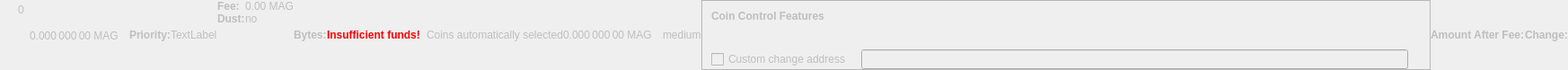
    <widget class="QWidget" name="dummyHideWidget" native="true">
     <property name="enabled">
      <bool>false</bool>
     </property>
     <property name="maximumSize">
      <size>
       <width>100</width>
       <height>22</height>
      </size>
     </property>
     <layout class="QHBoxLayout" name="dummyHideLayout">
      <property name="spacing">
       <number>0</number>
      </property>
      <property name="leftMargin">
       <number>0</number>
      </property>
      <property name="topMargin">
       <number>0</number>
      </property>
      <property name="rightMargin">
       <number>0</number>
      </property>
      <property name="bottomMargin">
       <number>0</number>
      </property>
      <item>
       <layout class="QFormLayout" name="formLayoutCoinControl1">
        <property name="horizontalSpacing">
         <number>10</number>
        </property>
        <property name="verticalSpacing">
         <number>14</number>
        </property>
        <property name="leftMargin">
         <number>10</number>
        </property>
        <property name="topMargin">
         <number>4</number>
        </property>
        <property name="rightMargin">
         <number>6</number>
        </property>
        <item row="0" column="1">
         <widget class="QLabel" name="labelCoinControlBytes">
          <property name="cursor">
           <cursorShape>IBeamCursor</cursorShape>
          </property>
          <property name="contextMenuPolicy">
           <enum>Qt::ActionsContextMenu</enum>
          </property>
          <property name="text">
           <string notr="true">0</string>
          </property>
          <property name="textInteractionFlags">
           <set>Qt::LinksAccessibleByMouse|Qt::TextSelectableByKeyboard|Qt::TextSelectableByMouse</set>
          </property>
         </widget>
        </item>
       </layout>
      </item>
      <item>
       <widget class="QLabel" name="labelCoinControlAfterFee">
        <property name="enabled">
         <bool>false</bool>
        </property>
        <property name="sizePolicy">
         <sizepolicy hsizetype="Fixed" vsizetype="Fixed">
          <horstretch>0</horstretch>
          <verstretch>0</verstretch>
         </sizepolicy>
        </property>
        <property name="minimumSize">
         <size>
          <width>111</width>
          <height>12</height>
         </size>
        </property>
        <property name="maximumSize">
         <size>
          <width>111</width>
          <height>12</height>
         </size>
        </property>
        <property name="cursor">
         <cursorShape>IBeamCursor</cursorShape>
        </property>
        <property name="contextMenuPolicy">
         <enum>Qt::ActionsContextMenu</enum>
        </property>
        <property name="text">
         <string notr="true">0.000 000 00 MAG</string>
        </property>
        <property name="textInteractionFlags">
         <set>Qt::LinksAccessibleByMouse|Qt::TextSelectableByKeyboard|Qt::TextSelectableByMouse</set>
        </property>
       </widget>
      </item>
      <item>
       <widget class="QLabel" name="labelCoinControlPriorityText">
        <property name="enabled">
         <bool>false</bool>
        </property>
        <property name="font">
         <font>
          <weight>75</weight>
          <bold>true</bold>
         </font>
        </property>
        <property name="text">
         <string>Priority:</string>
        </property>
       </widget>
      </item>
      <item>
       <layout class="QHBoxLayout" name="horizontalLayout">
        <item>
         <widget class="QLabel" name="WarningLabel">
          <property name="text">
           <string>TextLabel</string>
          </property>
         </widget>
        </item>
       </layout>
      </item>
      <item>
       <layout class="QFormLayout" name="formLayoutCoinControl3">
        <property name="horizontalSpacing">
         <number>0</number>
        </property>
        <property name="verticalSpacing">
         <number>0</number>
        </property>
        <property name="leftMargin">
         <number>0</number>
        </property>
        <property name="topMargin">
         <number>0</number>
        </property>
        <property name="rightMargin">
         <number>0</number>
        </property>
        <item row="0" column="0">
         <widget class="QLabel" name="labelCoinControlFeeText">
          <property name="enabled">
           <bool>false</bool>
          </property>
          <property name="font">
           <font>
            <weight>75</weight>
            <bold>true</bold>
           </font>
          </property>
          <property name="text">
           <string>Fee:</string>
          </property>
          <property name="margin">
           <number>0</number>
          </property>
         </widget>
        </item>
        <item row="0" column="1">
         <widget class="QLabel" name="labelCoinControlFee">
          <property name="enabled">
           <bool>false</bool>
          </property>
          <property name="cursor">
           <cursorShape>IBeamCursor</cursorShape>
          </property>
          <property name="contextMenuPolicy">
           <enum>Qt::ActionsContextMenu</enum>
          </property>
          <property name="text">
           <string notr="true">0.00 MAG</string>
          </property>
          <property name="textInteractionFlags">
           <set>Qt::LinksAccessibleByMouse|Qt::TextSelectableByKeyboard|Qt::TextSelectableByMouse</set>
          </property>
         </widget>
        </item>
        <item row="1" column="0">
         <widget class="QLabel" name="labelCoinControlLowOutputText">
          <property name="enabled">
           <bool>false</bool>
          </property>
          <property name="font">
           <font>
            <weight>75</weight>
            <bold>true</bold>
           </font>
          </property>
          <property name="text">
           <string>Dust:</string>
          </property>
         </widget>
        </item>
        <item row="1" column="1">
         <widget class="QLabel" name="labelCoinControlLowOutput">
          <property name="enabled">
           <bool>false</bool>
          </property>
          <property name="cursor">
           <cursorShape>IBeamCursor</cursorShape>
          </property>
          <property name="contextMenuPolicy">
           <enum>Qt::ActionsContextMenu</enum>
          </property>
          <property name="text">
           <string>no</string>
          </property>
          <property name="textInteractionFlags">
           <set>Qt::LinksAccessibleByMouse|Qt::TextSelectableByKeyboard|Qt::TextSelectableByMouse</set>
          </property>
         </widget>
        </item>
       </layout>
      </item>
      <item>
       <widget class="QLabel" name="labelCoinControlBytesText">
        <property name="enabled">
         <bool>false</bool>
        </property>
        <property name="font">
         <font>
          <weight>75</weight>
          <bold>true</bold>
         </font>
        </property>
        <property name="text">
         <string>Bytes:</string>
        </property>
       </widget>
      </item>
      <item>
       <layout class="QFormLayout" name="formLayoutCoinControl2">
        <property name="horizontalSpacing">
         <number>0</number>
        </property>
        <property name="verticalSpacing">
         <number>0</number>
        </property>
        <property name="leftMargin">
         <number>0</number>
        </property>
        <property name="topMargin">
         <number>0</number>
        </property>
        <property name="rightMargin">
         <number>0</number>
        </property>
       </layout>
      </item>
      <item>
       <layout class="QHBoxLayout" name="horizontalLayoutCoinControl2">
        <property name="spacing">
         <number>0</number>
        </property>
        <property name="bottomMargin">
         <number>0</number>
        </property>
       </layout>
      </item>
      <item>
       <widget class="QLabel" name="labelCoinControlInsuffFunds">
        <property name="enabled">
         <bool>false</bool>
        </property>
        <property name="minimumSize">
         <size>
          <width>0</width>
          <height>0</height>
         </size>
        </property>
        <property name="font">
         <font>
          <weight>75</weight>
          <bold>true</bold>
         </font>
        </property>
        <property name="styleSheet">
         <string notr="true">color:red;font-weight:bold;</string>
        </property>
        <property name="text">
         <string>Insufficient funds!</string>
        </property>
        <property name="margin">
         <number>5</number>
        </property>
       </widget>
      </item>
      <item>
       <layout class="QFormLayout" name="formLayoutCoinControl4">
        <property name="horizontalSpacing">
         <number>0</number>
        </property>
        <property name="verticalSpacing">
         <number>0</number>
        </property>
        <property name="leftMargin">
         <number>0</number>
        </property>
        <property name="topMargin">
         <number>0</number>
        </property>
        <property name="rightMargin">
         <number>0</number>
        </property>
       </layout>
      </item>
      <item>
       <widget class="QLabel" name="labelCoinControlChangeLabel">
        <property name="enabled">
         <bool>false</bool>
        </property>
        <property name="sizePolicy">
         <sizepolicy hsizetype="Preferred" vsizetype="Expanding">
          <horstretch>0</horstretch>
          <verstretch>0</verstretch>
         </sizepolicy>
        </property>
        <property name="minimumSize">
         <size>
          <width>0</width>
          <height>0</height>
         </size>
        </property>
        <property name="text">
         <string/>
        </property>
        <property name="margin">
         <number>3</number>
        </property>
       </widget>
      </item>
      <item>
       <widget class="QLabel" name="labelCoinControlAutomaticallySelected">
        <property name="enabled">
         <bool>false</bool>
        </property>
        <property name="sizePolicy">
         <sizepolicy hsizetype="Fixed" vsizetype="Fixed">
          <horstretch>0</horstretch>
          <verstretch>0</verstretch>
         </sizepolicy>
        </property>
        <property name="minimumSize">
         <size>
          <width>0</width>
          <height>0</height>
         </size>
        </property>
        <property name="maximumSize">
         <size>
          <width>240</width>
          <height>16777215</height>
         </size>
        </property>
        <property name="text">
         <string>Coins automatically selected</string>
        </property>
        <property name="margin">
         <number>5</number>
        </property>
       </widget>
      </item>
      <item>
       <widget class="QLabel" name="labelCoinControlChange">
        <property name="enabled">
         <bool>false</bool>
        </property>
        <property name="sizePolicy">
         <sizepolicy hsizetype="Fixed" vsizetype="Fixed">
          <horstretch>0</horstretch>
          <verstretch>0</verstretch>
         </sizepolicy>
        </property>
        <property name="minimumSize">
         <size>
          <width>111</width>
          <height>0</height>
         </size>
        </property>
        <property name="maximumSize">
         <size>
          <width>111</width>
          <height>16777215</height>
         </size>
        </property>
        <property name="cursor">
         <cursorShape>IBeamCursor</cursorShape>
        </property>
        <property name="contextMenuPolicy">
         <enum>Qt::ActionsContextMenu</enum>
        </property>
        <property name="text">
         <string notr="true">0.000 000 00 MAG</string>
        </property>
        <property name="textInteractionFlags">
         <set>Qt::LinksAccessibleByMouse|Qt::TextSelectableByKeyboard|Qt::TextSelectableByMouse</set>
        </property>
       </widget>
      </item>
      <item>
       <widget class="QLabel" name="labelCoinControlPriority">
        <property name="enabled">
         <bool>false</bool>
        </property>
        <property name="cursor">
         <cursorShape>IBeamCursor</cursorShape>
        </property>
        <property name="contextMenuPolicy">
         <enum>Qt::ActionsContextMenu</enum>
        </property>
        <property name="text">
         <string>medium</string>
        </property>
        <property name="textInteractionFlags">
         <set>Qt::LinksAccessibleByMouse|Qt::TextSelectableByKeyboard|Qt::TextSelectableByMouse</set>
        </property>
       </widget>
      </item>
      <item>
       <widget class="QFrame" name="frameCoinControl">
        <property name="sizePolicy">
         <sizepolicy hsizetype="Expanding" vsizetype="Expanding">
          <horstretch>0</horstretch>
          <verstretch>0</verstretch>
         </sizepolicy>
        </property>
        <property name="maximumSize">
         <size>
          <width>16777215</width>
          <height>16777215</height>
         </size>
        </property>
        <property name="frameShape">
         <enum>QFrame::StyledPanel</enum>
        </property>
        <property name="frameShadow">
         <enum>QFrame::Sunken</enum>
        </property>
        <layout class="QVBoxLayout" name="verticalLayoutCoinControl2_2">
         <property name="spacing">
          <number>0</number>
         </property>
         <property name="leftMargin">
          <number>0</number>
         </property>
         <property name="topMargin">
          <number>0</number>
         </property>
         <property name="rightMargin">
          <number>0</number>
         </property>
         <property name="bottomMargin">
          <number>0</number>
         </property>
         <item>
          <layout class="QVBoxLayout" name="verticalLayoutCoinControl" stretch="0,0,0,1">
           <property name="spacing">
            <number>0</number>
           </property>
           <property name="leftMargin">
            <number>10</number>
           </property>
           <property name="topMargin">
            <number>10</number>
           </property>
           <item>
            <layout class="QHBoxLayout" name="horizontalLayoutCoinControl1">
             <property name="bottomMargin">
              <number>15</number>
             </property>
             <item>
              <widget class="QLabel" name="labelCoinControlFeatures">
               <property name="enabled">
                <bool>false</bool>
               </property>
               <property name="sizePolicy">
                <sizepolicy hsizetype="Preferred" vsizetype="Maximum">
                 <horstretch>0</horstretch>
                 <verstretch>0</verstretch>
                </sizepolicy>
               </property>
               <property name="font">
                <font>
                 <weight>75</weight>
                 <bold>true</bold>
                </font>
               </property>
               <property name="styleSheet">
                <string notr="true">font-weight:bold;</string>
               </property>
               <property name="text">
                <string>Coin Control Features</string>
               </property>
              </widget>
             </item>
            </layout>
           </item>
           <item>
            <widget class="QWidget" name="widgetCoinControl" native="true">
             <property name="sizePolicy">
              <sizepolicy hsizetype="Preferred" vsizetype="Preferred">
               <horstretch>0</horstretch>
               <verstretch>0</verstretch>
              </sizepolicy>
             </property>
             <property name="minimumSize">
              <size>
               <width>0</width>
               <height>0</height>
              </size>
             </property>
             <property name="styleSheet">
              <string notr="true"/>
             </property>
             <layout class="QHBoxLayout" name="horizontalLayoutCoinControl5_2">
              <property name="leftMargin">
               <number>0</number>
              </property>
              <property name="topMargin">
               <number>0</number>
              </property>
              <property name="rightMargin">
               <number>0</number>
              </property>
              <property name="bottomMargin">
               <number>0</number>
              </property>
              <item>
               <layout class="QHBoxLayout" name="horizontalLayoutCoinControl3">
                <property name="spacing">
                 <number>20</number>
                </property>
                <property name="topMargin">
                 <number>0</number>
                </property>
                <property name="bottomMargin">
                 <number>10</number>
                </property>
               </layout>
              </item>
             </layout>
            </widget>
           </item>
           <item>
            <layout class="QHBoxLayout" name="horizontalLayoutCoinControl4" stretch="0,0,0">
             <property name="spacing">
              <number>12</number>
             </property>
             <property name="sizeConstraint">
              <enum>QLayout::SetDefaultConstraint</enum>
             </property>
             <property name="topMargin">
              <number>5</number>
             </property>
             <property name="rightMargin">
              <number>5</number>
             </property>
             <item>
              <widget class="QCheckBox" name="checkBoxCoinControlChange">
               <property name="enabled">
                <bool>false</bool>
               </property>
               <property name="toolTip">
                <string>If this is activated, but the change address is empty or invalid, change will be sent to a newly generated address.</string>
               </property>
               <property name="text">
                <string>Custom change address</string>
               </property>
              </widget>
             </item>
             <item>
              <widget class="QValidatedLineEdit" name="lineEditCoinControlChange">
               <property name="enabled">
                <bool>false</bool>
               </property>
               <property name="sizePolicy">
                <sizepolicy hsizetype="Expanding" vsizetype="Fixed">
                 <horstretch>0</horstretch>
                 <verstretch>0</verstretch>
                </sizepolicy>
               </property>
              </widget>
             </item>
             <item>
              <widget class="QLabel" name="labelCoinControlChangeLabel_2">
               <property name="sizePolicy">
                <sizepolicy hsizetype="Preferred" vsizetype="Expanding">
                 <horstretch>0</horstretch>
                 <verstretch>0</verstretch>
                </sizepolicy>
               </property>
               <property name="minimumSize">
                <size>
                 <width>0</width>
                 <height>0</height>
                </size>
               </property>
               <property name="text">
                <string/>
               </property>
               <property name="margin">
                <number>3</number>
               </property>
              </widget>
             </item>
            </layout>
           </item>
           <item>
            <spacer name="verticalSpacerCoinControl">
             <property name="orientation">
              <enum>Qt::Vertical</enum>
             </property>
             <property name="sizeHint" stdset="0">
              <size>
               <width>800</width>
               <height>1</height>
              </size>
             </property>
            </spacer>
           </item>
          </layout>
         </item>
        </layout>
       </widget>
      </item>
      <item>
       <widget class="QLabel" name="labelCoinControlAfterFeeText">
        <property name="enabled">
         <bool>false</bool>
        </property>
        <property name="minimumSize">
         <size>
          <width>0</width>
          <height>0</height>
         </size>
        </property>
        <property name="maximumSize">
         <size>
          <width>16777215</width>
          <height>16777215</height>
         </size>
        </property>
        <property name="font">
         <font>
          <weight>75</weight>
          <bold>true</bold>
         </font>
        </property>
        <property name="text">
         <string>Amount After Fee:</string>
        </property>
        <property name="alignment">
         <set>Qt::AlignLeading|Qt::AlignLeft|Qt::AlignVCenter</set>
        </property>
        <property name="margin">
         <number>0</number>
        </property>
       </widget>
      </item>
      <item>
       <widget class="QLabel" name="labelCoinControlChangeText">
        <property name="enabled">
         <bool>false</bool>
        </property>
        <property name="sizePolicy">
         <sizepolicy hsizetype="Preferred" vsizetype="Preferred">
          <horstretch>0</horstretch>
          <verstretch>0</verstretch>
         </sizepolicy>
        </property>
        <property name="minimumSize">
         <size>
          <width>0</width>
          <height>0</height>
         </size>
        </property>
        <property name="maximumSize">
         <size>
          <width>16777215</width>
          <height>16777215</height>
         </size>
        </property>
        <property name="font">
         <font>
          <weight>75</weight>
          <bold>true</bold>
         </font>
        </property>
        <property name="text">
         <string>Change:</string>
        </property>
        <property name="alignment">
         <set>Qt::AlignLeading|Qt::AlignLeft|Qt::AlignVCenter</set>
        </property>
       </widget>
      </item>
     </layout>
    </widget>
